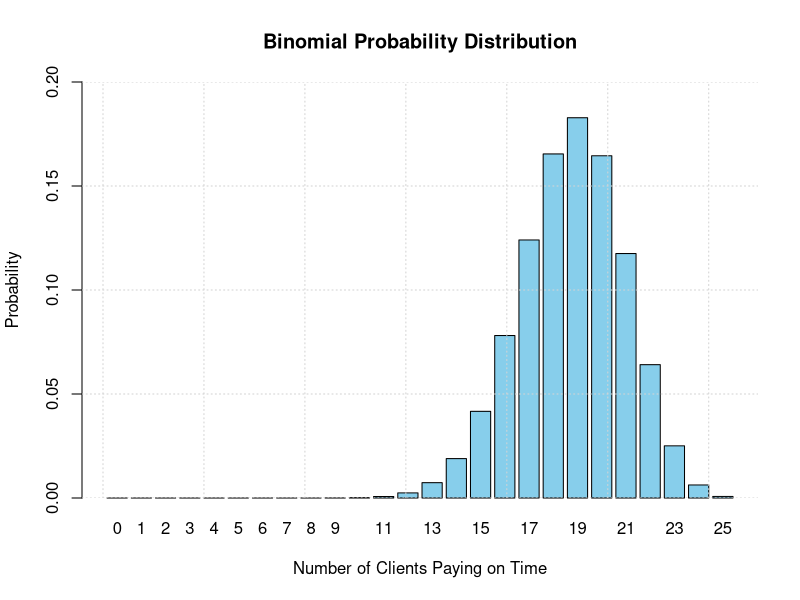

Generate this figure with R:
p_success = 0.75  # Probability of an account paying on time
n_accounts = 25   # Number of accounts in the sample

# Possible number of successes (0 to n_accounts)
x_values = 0:n_accounts

binomial_probabilities <- dbinom(x_values, size = n_accounts, prob = p_success)

# Plot the Binomial Probability Distribution
barplot(binomial_probabilities, names.arg = x_values, col = "skyblue", 
        main = "Binomial Probability Distribution",
        xlab = "Number of Clients Paying on Time", ylab = "Probability",
        ylim = c(0,0.2))
grid()
